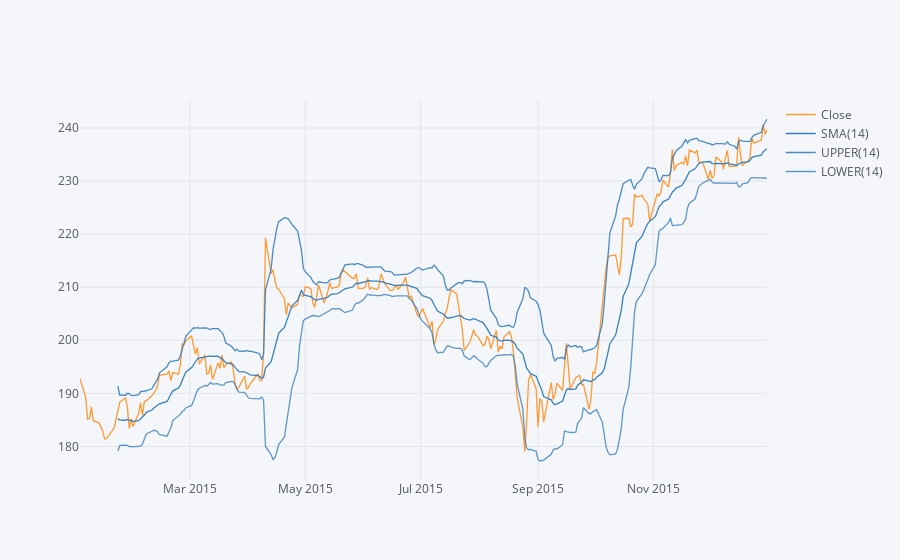

Source (notebook cell):
### Markdown cell above
**Using .ta_plot(study='boll') to create a Bollinger Band Plot for Bank of America for the year 2015.**

### Code cell
BAC['Close'].loc['2015-01-01':'2016-01-01'].ta_plot(study='boll')

### Figure 1 — Plotly figure (JSON) as saved in the notebook; plotly's stock layout.template omitted (floating-point values rounded to 4 significant figures; data arrays with more than 128 entries replaced by an {"elided": "..."} marker saying what was removed)
{"data": [{"line": {"color": "rgba(255, 153, 51, 1.0)", "dash": "solid", "shape": "linear", "width": 1.3}, "mode": "lines", "name": "Close", "text": "", "type": "scatter", "x": {"elided": "252 str values"}, "y": {"elided": "252 float values"}}, {"line": {"color": "rgba(55, 128, 191, 1.0)", "dash": "solid", "shape": "linear", "width": 1.3}, "mode": "lines", "name": "SMA(14)", "text": "", "type": "scatter", "x": {"elided": "252 str values"}, "y": {"elided": "252 mixed values"}}, {"line": {"color": "rgba(55, 128, 191, 0.8999999999999999)", "dash": "solid", "shape": "linear", "width": 1.3}, "mode": "lines", "name": "UPPER(14)", "text": "", "type": "scatter", "x": {"elided": "252 str values"}, "y": {"elided": "252 mixed values"}}, {"line": {"color": "rgba(55, 128, 191, 0.7999999999999998)", "dash": "solid", "shape": "linear", "width": 1.3}, "mode": "lines", "name": "LOWER(14)", "text": "", "type": "scatter", "x": {"elided": "252 str values"}, "y": {"elided": "252 mixed values"}}], "layout": {"legend": {"bgcolor": "#F5F6F9", "font": {"color": "#4D5663"}}, "paper_bgcolor": "#F5F6F9", "plot_bgcolor": "#F5F6F9", "title": {"font": {"color": "#4D5663"}}, "xaxis": {"gridcolor": "#E1E5ED", "showgrid": true, "tickfont": {"color": "#4D5663"}, "title": {"font": {"color": "#4D5663"}, "text": ""}, "zerolinecolor": "#E1E5ED"}, "yaxis": {"gridcolor": "#E1E5ED", "showgrid": true, "tickfont": {"color": "#4D5663"}, "title": {"font": {"color": "#4D5663"}, "text": ""}, "zerolinecolor": "#E1E5ED"}}}
